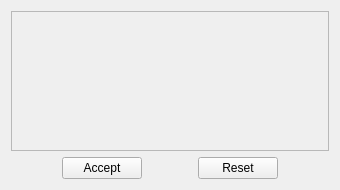
<?xml version="1.0" encoding="UTF-8"?>
<ui version="4.0">
 <class>Form</class>
 <widget class="QWidget" name="Form">
  <property name="geometry">
   <rect>
    <x>0</x>
    <y>0</y>
    <width>340</width>
    <height>190</height>
   </rect>
  </property>
  <property name="windowTitle">
   <string>Form</string>
  </property>
  <layout class="QVBoxLayout" name="verticalLayout" stretch="1,0">
   <item>
    <widget class="QScrollArea" name="scrollArea">
     <property name="widgetResizable">
      <bool>true</bool>
     </property>
     <widget class="QWidget" name="scrollAreaWidgetContents_2">
      <property name="geometry">
       <rect>
        <x>0</x>
        <y>0</y>
        <width>320</width>
        <height>139</height>
       </rect>
      </property>
      <layout class="QFormLayout" name="form_layout"/>
     </widget>
    </widget>
   </item>
   <item>
    <layout class="QHBoxLayout" name="horizontalLayout" stretch="1,0,1,0,1">
     <item>
      <spacer name="horizontalSpacer_3">
       <property name="orientation">
        <enum>Qt::Horizontal</enum>
       </property>
       <property name="sizeHint" stdset="0">
        <size>
         <width>40</width>
         <height>20</height>
        </size>
       </property>
      </spacer>
     </item>
     <item>
      <widget class="QPushButton" name="btn_accept">
       <property name="toolTip">
        <string>Accept all changes (restore original values).</string>
       </property>
       <property name="text">
        <string>Accept</string>
       </property>
      </widget>
     </item>
     <item>
      <spacer name="horizontalSpacer">
       <property name="orientation">
        <enum>Qt::Horizontal</enum>
       </property>
       <property name="sizeHint" stdset="0">
        <size>
         <width>40</width>
         <height>20</height>
        </size>
       </property>
      </spacer>
     </item>
     <item>
      <widget class="QPushButton" name="btn_reset">
       <property name="toolTip">
        <string>Reset all changes (restore original values).</string>
       </property>
       <property name="text">
        <string>Reset</string>
       </property>
      </widget>
     </item>
     <item>
      <spacer name="horizontalSpacer_4">
       <property name="orientation">
        <enum>Qt::Horizontal</enum>
       </property>
       <property name="sizeHint" stdset="0">
        <size>
         <width>40</width>
         <height>20</height>
        </size>
       </property>
      </spacer>
     </item>
    </layout>
   </item>
  </layout>
 </widget>
 <resources/>
 <connections/>
</ui>
